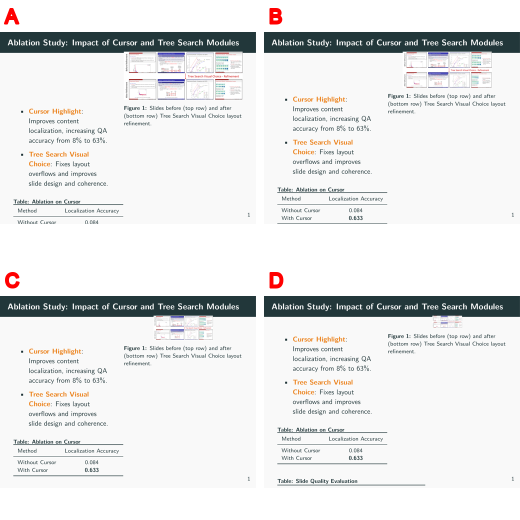
#> input picture assets/demo/latex_proj/proposal_imgs/meraged.png, 1040 x 1040 px (shown at 1/2 size)
$ python -i tt_visual_engine.py   (imports and definitions only)
#> lines starting #> are read from the running program, lines starting #| are printed output that depends on the picture
"""
TikTok Visual Engine — dynamic video assembly with the 3-second rule.

Handles:
  - Ken Burns (zoom/pan) effects on static slide images
  - Code-scroll / terminal effect generation
  - Impact caption burn-in (big bold text overlays)
  - Table/metric highlight boxes with glow
  - 3-second cut assembly: no visual stays on screen longer than 3s
  - Crossfade transitions between clips
"""

import os
import json
import math
import random
import subprocess
from os import path


# [23 lines left out: functions _run_ffmpeg, _get_duration, load_styles, not called in this run]


# ── Ken Burns effects ────────────────────────────────────────────────────────

# Each preset is a zoompan filter string template.
# Variables: {d} = total frames, {w} = output width, {h} = output height
_KB_PRESETS = {
    "zoom_in_center": (
        "zoompan=z='min(pzoom+0.003,1.35)':x='iw/2-(iw/zoom/2)':y='ih/2-(ih/zoom/2)'"
        ":d={d}:s={w}x{h}:fps=30"
    ),
    "zoom_in_top": (
        "zoompan=z='min(pzoom+0.003,1.35)':x='iw/2-(iw/zoom/2)':y='0'"
        ":d={d}:s={w}x{h}:fps=30"
    ),
    "zoom_in_bottom": (
        "zoompan=z='min(pzoom+0.003,1.35)':x='iw/2-(iw/zoom/2)':y='ih-(ih/zoom)'"
        ":d={d}:s={w}x{h}:fps=30"
    ),
    "pan_top_to_bottom": (
        "zoompan=z='1.3':x='iw/2-(iw/zoom/2)'"
        ":y='(ih-ih/zoom)*on/{d}'"
        ":d={d}:s={w}x{h}:fps=30"
    ),
    "pan_bottom_to_top": (
        "zoompan=z='1.3':x='iw/2-(iw/zoom/2)'"
        ":y='(ih-ih/zoom)*(1-on/{d})'"
        ":d={d}:s={w}x{h}:fps=30"
    ),
    "zoom_out_center": (
        "zoompan=z='if(eq(on,1),1.35,max(pzoom-0.003,1.0))':x='iw/2-(iw/zoom/2)':y='ih/2-(ih/zoom/2)'"
        ":d={d}:s={w}x{h}:fps=30"
    ),
}

_KB_PRESET_NAMES = list(_KB_PRESETS.keys())


# [22 lines left out: function apply_ken_burns, not called in this run]


# ── Code scroll / terminal effect ────────────────────────────────────────────

_CODE_LINES = [
    "def detect_violations(traces):",
    "    clusters = cluster_traces(traces)",
    "    for cluster in clusters:",
    "        result = llm_agent.analyze(cluster)",
    "        if result.is_violation:",
    "            yield Violation(",
    "                type=result.type,",
    "                severity=result.score,",
    "                evidence=cluster.ids",
    "            )",
    "",
    "class MeerkatAgent:",
    "    def __init__(self, model):",
    "        self.model = model",
    "        self.memory = TraceMemory()",
    "",
    "    async def scan(self, repo):",
    "        traces = await repo.fetch_all()",
    "        violations = []",
    "        for batch in chunk(traces, 128):",
    "            v = self.detect(batch)",
    "            violations.extend(v)",
    "        return violations",
    "",
    "# Cross-trace reasoning engine",
    "pipeline = MeerkatAgent(model='gpt-4')",
    "results = pipeline.scan(trace_repo)",
    "print(f'Found {len(results)} violations')",
]


# [191 lines left out: functions generate_code_scroll, burn_impact_caption, add_highlight_box, not called in this run]


# ── Text readability check ───────────────────────────────────────────────────

def check_text_readability(image_path: str, min_size_px: int = 20) -> bool:
    """
    Heuristic check: if the image has very dense content (lots of small text),
    it's probably not readable on a phone. Returns True if the image seems
    readable, False if b-roll should be used instead.

    Uses image entropy as a proxy — very high entropy = dense text/figures.
    """
#> called with min_size_px = 20
    from PIL import Image
    import math

    img = Image.open(image_path).convert("L")
    # Downsample to speed up
    img = img.resize((270, 480))
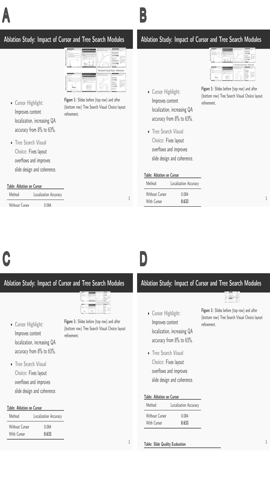
#> img: PIL image 270x480 L; min 30, max 255, mean 231.4
    histogram = img.histogram()
#> histogram = 256 values, max 60403 at index 249, min 0 at index 0, mean 506.2
    total = sum(histogram)
#> total = 129600
    entropy = -sum(
        (c / total) * math.log2(c / total)
        for c in histogram if c > 0
    )
#> entropy = 3.18
    # High entropy (>7.0) typically means dense content
    return entropy < 7.0


# ── 3-Second Cut Assembly ────────────────────────────────────────────────────

# [122 lines left out: functions _split_segment_durations, assemble_visual_timeline, not called in this run]

>>> result = check_text_readability('../assets/demo/latex_proj/proposal_imgs/meraged.png')
#> result = True

$ run again, on assets/demo2/proposal_imgs/slidesproposal_0.25.png
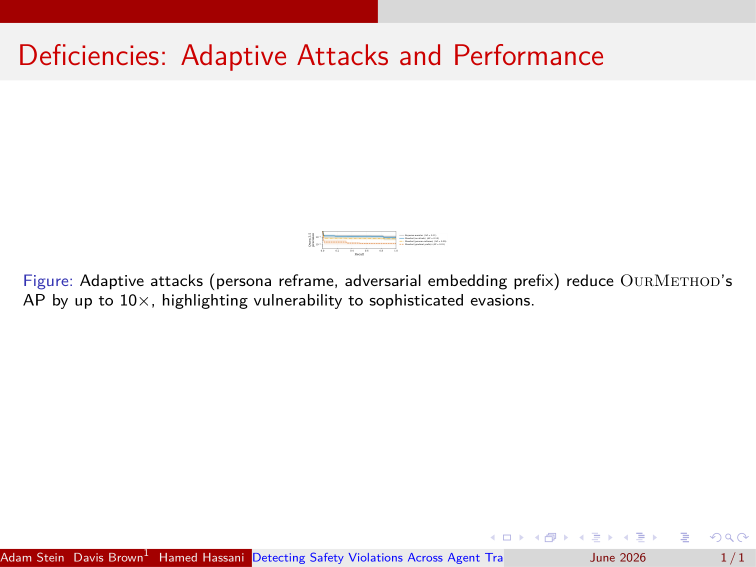
#> input picture assets/demo2/proposal_imgs/slidesproposal_0.25.png, 1512 x 1134 px (shown at 1/2 size)
#> in check_text_readability, `img = Image.open(image_path).convert("L")`:
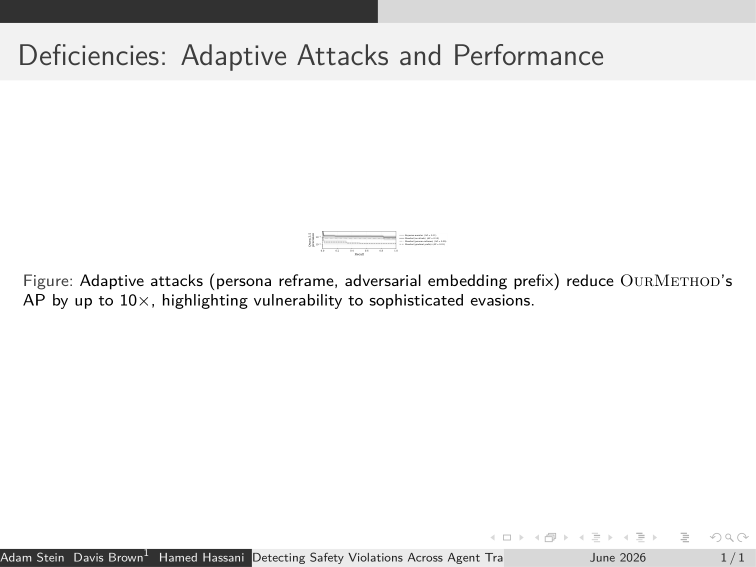
#> img: PIL image 1512x1134 L (shown at 1/2 size); min 0, max 255, mean 242.5
#> in check_text_readability, `img = img.resize((270, 480))`:
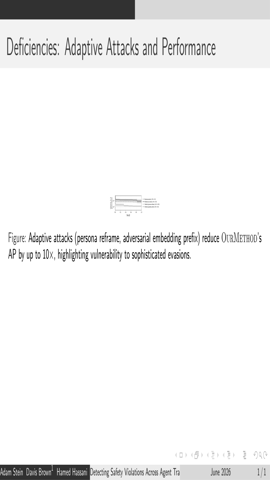
#> img: PIL image 270x480 L; min 37, max 255, mean 242.4
#> histogram = 256 values, max 102279 at index 255, min 0 at index 0, mean 506.2
#> total = 129600
#> entropy = 1.77
#> result = True

$ run again, on assets/quant-ph/Fig_RotorSW.png
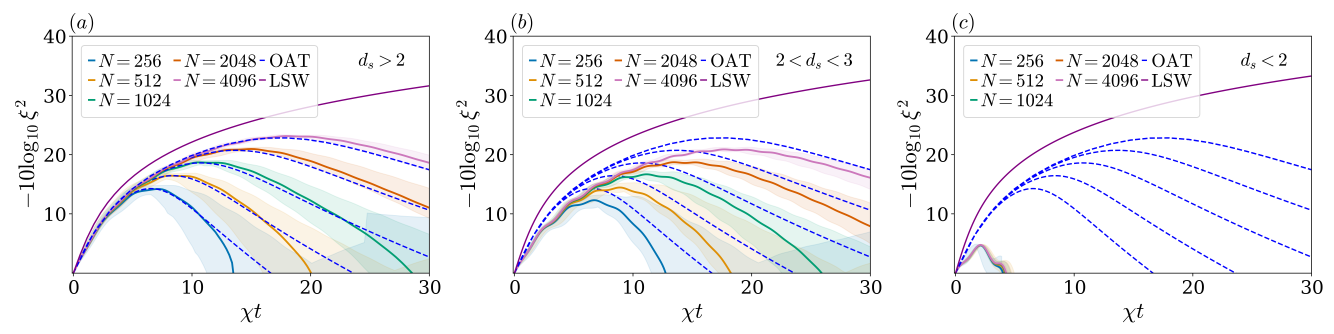
#> input picture assets/quant-ph/Fig_RotorSW.png, 8000 x 2000 px (shown at 1/6 size)
#> in check_text_readability, `img = Image.open(image_path).convert("L")`:
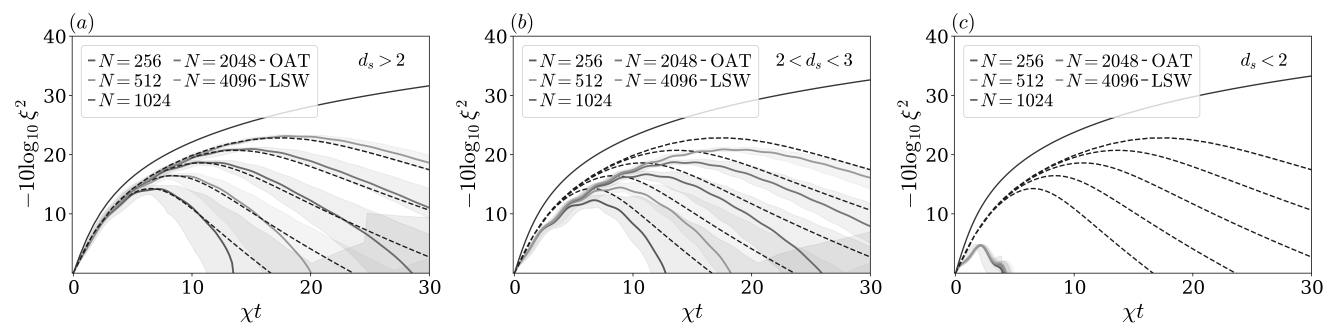
#> img: PIL image 8000x2000 L (shown at 1/6 size); min 0, max 255, mean 242.7
#> in check_text_readability, `img = img.resize((270, 480))`:
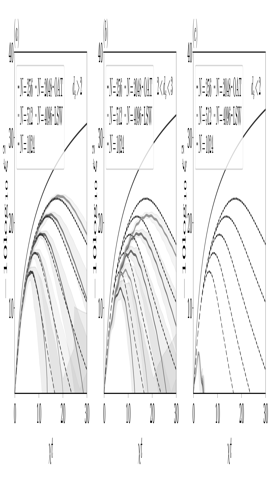
#> img: PIL image 270x480 L; min 0, max 255, mean 242.4
#> histogram = 256 values, max 92340 at index 255, min 0 at index 4, mean 506.2
#> total = 129600
#> entropy = 2.79
#> result = True
